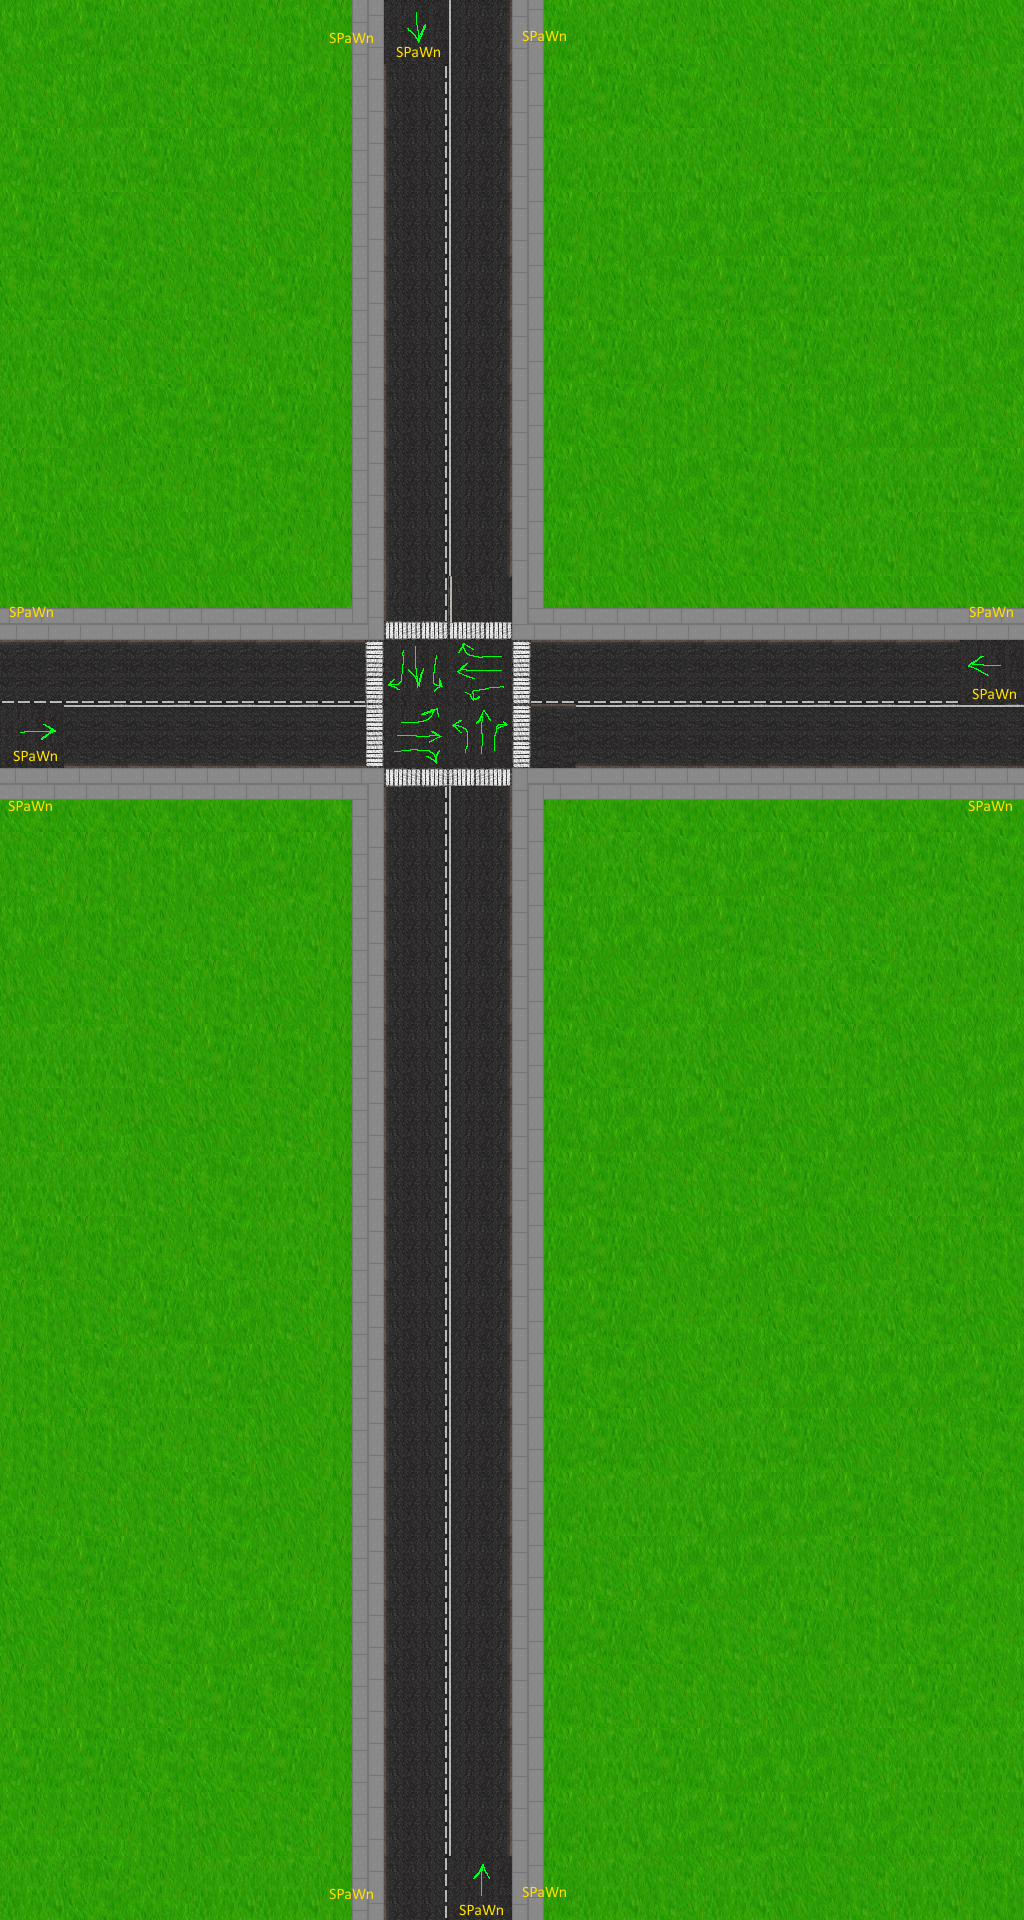

A 2D game scene composited from a Tiled map and its tileset images. What follows is a short description and the map's XML, with each tile layer's data collapsed to a summary:
An orthogonal 16x30 tile map with 64x64 px tiles, 4 tile layers (Background, Road, SideWalks, Spawns).

<map version="1.0" orientation="orthogonal" renderorder="right-down" width="16" height="30" tilewidth="64" tileheight="64" nextobjectid="1">
 <tileset firstgid="1" name="RoadTiles" tilewidth="64" tileheight="64">
  <image source="RoadTiles.png" width="512" height="576" />
 </tileset>
 <layer name="Background" width="16" height="30">
  <data>[480 cells, 312 non-empty, 8 distinct tile ids]</data>
 </layer>
 <layer name="Road" width="16" height="30">
  <data>[480 cells, 88 non-empty, 17 distinct tile ids]</data>
 </layer>
 <layer name="SideWalks" width="16" height="30">
  <data>[480 cells, 80 non-empty, 8 distinct tile ids]</data>
 </layer>
 <layer name="Spawns" width="16" height="30">
  <data>[480 cells, 12 non-empty, 8 distinct tile ids]</data>
 </layer>
</map>
